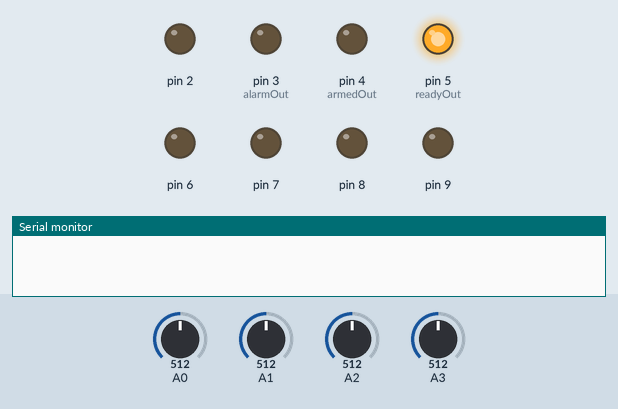
Bench run of a sketch on a simulated Arduino Uno, built with avr-gcc and run on an emulated ATmega328P. Parts: output pins drawn as LEDs (lit = HIGH), the last lines printed to the serial monitor. The inputs (shaded band) are chosen by the test bench; at power-on: A0 = 512, A1 = 512, A2 = 512, A3 = 512.

Above: at 1.2 s.
1.3 s: A0 set to 549
2.8 s: A0 set to 575
At 3.6 s:
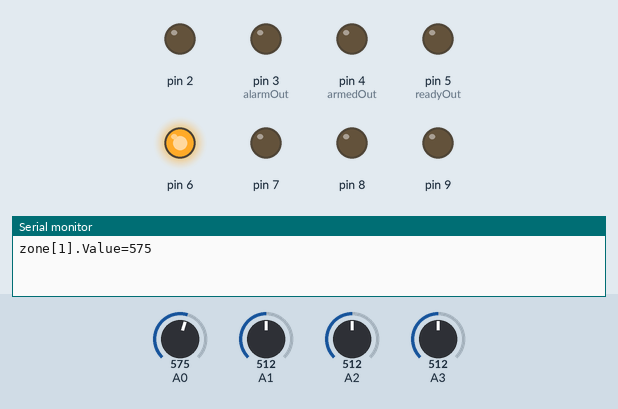
4.3 s: A1 set to 544
5.8 s: A1 set to 571
At 6.4 s:
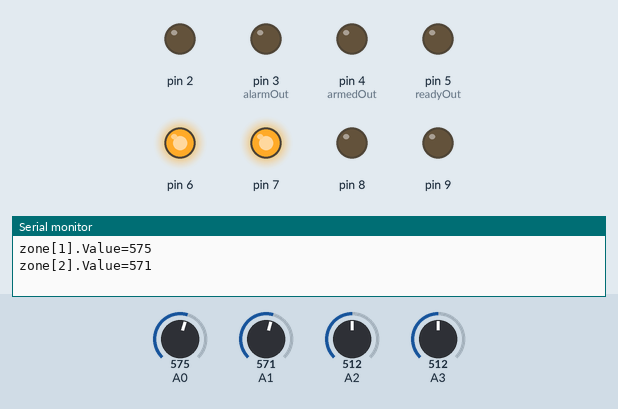
7.3 s: A2 set to 544
8.8 s: A2 set to 572
At 9.2 s:
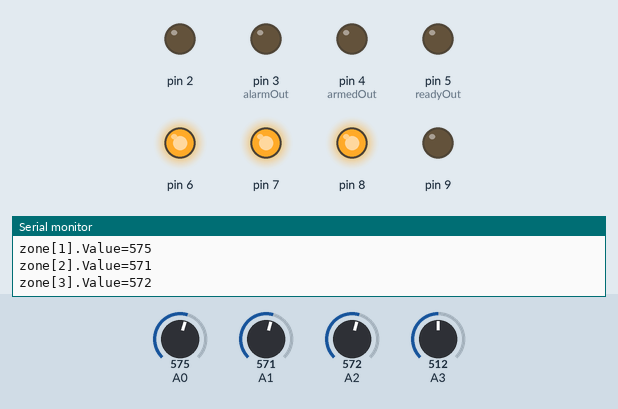
Timing chart, 0 to 11.3 s (numbered marks = the images above; inputs shaded):
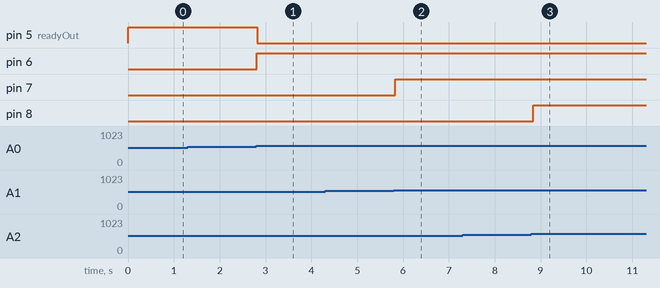

The sketch:

WilliamsAlarm.ino
```cpp
/*
*/

const int cNumberOfZones = 4;
const int armIn = 0;
const int panicIn = 1;
const int alarmOut = 3;
const int armedOut = 4;
bool armedPressed = false;
const int readyOut = 5;
const int cSirenDuration = 10; // seconds
const int cZoneViolationDisplayDuration = 1500; // ms
unsigned long startTime = 0;
int zoneFluctuation = 50;
int zoneExpectedAnalogueValue = 511;
bool isAlarmRaised = false;
bool isArmed = false;
bool isPanic = false;
bool isZoneTriggered = false;

struct Zone
{
  int Input;
  int Output;
  int Value;
  int Status; // 0=normal, 1=short, 2=open, 3=bypass
  unsigned long StatusChanged; // ms
};

Zone zone[cNumberOfZones];

void setup()
{
  for (int i = 0; i < cNumberOfZones; i++)
  {
    zone[i].Input = 0 + i;
    zone[i].Output = 6 + i;
    pinMode(armIn, INPUT_PULLUP);
    pinMode(panicIn, INPUT_PULLUP);
    pinMode(zone[i].Input, OUTPUT);
    pinMode(zone[i].Output, OUTPUT);
    digitalWrite(zone[i].Input, LOW);
    digitalWrite(zone[i].Output, LOW);
  }

  pinMode(alarmOut, OUTPUT);
  digitalWrite(alarmOut, LOW);
  pinMode(armedOut, OUTPUT);
  digitalWrite(armedOut, LOW);
  pinMode(readyOut, OUTPUT);
  digitalWrite(readyOut, LOW);

  Serial.begin(9600);
}

void check_Zones()
{
  isZoneTriggered = false;
  for (int i = 0; i < cNumberOfZones; i++)
  {
    if (zone[i].Status == 3) // bypass
    {
      continue;
    }

    if (HasZoneStatusChanged(zone[i]))
    {
      if (zone[i].Status == 1 || zone[i].Status == 2)
      {
        digitalWrite(zone[i].Output, HIGH);
      }
      else
      {
        digitalWrite(zone[i].Output, LOW);
      }
      Serial.print("zone[");
      Serial.print(i + 1);
      Serial.print("].Value=");
      Serial.println(zone[i].Value);
    }
    if (zone[i].Status == 1 || zone[i].Status == 2)
    {
      isZoneTriggered = true;
    }
  }
}

void trigger_Alarm()
{
  if (!isAlarmRaised)
  {
    isAlarmRaised = true;
    startTime = millis();
    digitalWrite(alarmOut, HIGH);
  }
}

void stop_Alarm()
{
  if (isAlarmRaised)
  {
    isAlarmRaised = false;
    isPanic = false;
    digitalWrite(alarmOut, LOW);
  }
}

bool HasAlarmTimedout()
{
  unsigned long duration = 0;
  if (isAlarmRaised)
  {
    duration = millis() - startTime;
    if (duration > cSirenDuration * 1000)
    {
      return true;
    }
  }
  return false;
}

bool HasZoneStatusChanged(Zone &zone)
{
  bool rtc = false;
  unsigned long ms = millis();
  zone.Value = analogRead(zone.Input);
  if (zone.Value < zoneExpectedAnalogueValue - zoneFluctuation)
  {
    if (zone.Status != 1)
    {
      zone.Status = 1;
      zone.StatusChanged = ms;
      rtc = true;
    }
  }
  else if (zone.Value > zoneExpectedAnalogueValue + zoneFluctuation)
  {
    if (zone.Status != 2)
    {
      zone.Status = 2;
      zone.StatusChanged = ms;
      rtc = true;
    }
  }
  else if (zone.Status > 0)
  {
    if (ms > zone.StatusChanged)
    {
      if (ms - zone.StatusChanged > cZoneViolationDisplayDuration)
      {
        zone.Status = 0;
        zone.StatusChanged = ms;
        rtc = true;
      }
    }
    else
    {
      if (ms + (0xffffffff - zone.StatusChanged) > cZoneViolationDisplayDuration)
      {
        zone.Status = 0;
        zone.StatusChanged = ms;
        rtc = true;
      }
    }
  }
  return rtc;
}

void loop()
{
  bool ready = true;
  bool armed = digitalRead(armIn);
  bool panic = digitalRead(panicIn);

  check_Zones();
  ready = !isZoneTriggered;

  if (isAlarmRaised)
  {
    if (HasAlarmTimedout())
    {
      stop_Alarm();
    }
  }

  if (isArmed)
  {
    digitalWrite(readyOut, LOW);
    if (!ready)
    {
      trigger_Alarm();
    }
  }
  else if (ready)
  {
    digitalWrite(readyOut, HIGH);
  }
  else
  {
    digitalWrite(readyOut, LOW);
  }

  if (armed == false)
  {
    Serial.println("armed button pressed");

    if (armedPressed == false)
    {
      armedPressed = true;
      if (isArmed || isPanic)
      {
        stop_Alarm();
        isArmed = false;
      }
      else if (ready)
      {
        isArmed = true;
      }
      digitalWrite(armedOut, isArmed);
    }
  }
  else
  {
    armedPressed = false;
  }

  if (panic == false) // normally high
  {
    isPanic = true;
    Serial.println("Panic");
    trigger_Alarm();
  }

  delay(100);
}
```

Measured:
- the behaviour switches between 561 and 562 on A0 (found by bisection; images 0 and 1)
- the behaviour switches between 561 and 562 on A1 (found by bisection; images 1 and 2)
- the behaviour switches between 561 and 562 on A2 (found by bisection; images 2 and 3)
- after the input at 1.3 s, every drawn part: stays the same
- after the input at 2.8 s, pin 5 (readyOut): HIGH → LOW at once; pin 6: LOW → HIGH at once
- after the input at 4.3 s, every drawn part: stays the same
- after the input at 5.8 s, pin 7: LOW → HIGH at once
- after the input at 7.3 s, every drawn part: stays the same
- after the input at 8.8 s, pin 8: LOW → HIGH at once
